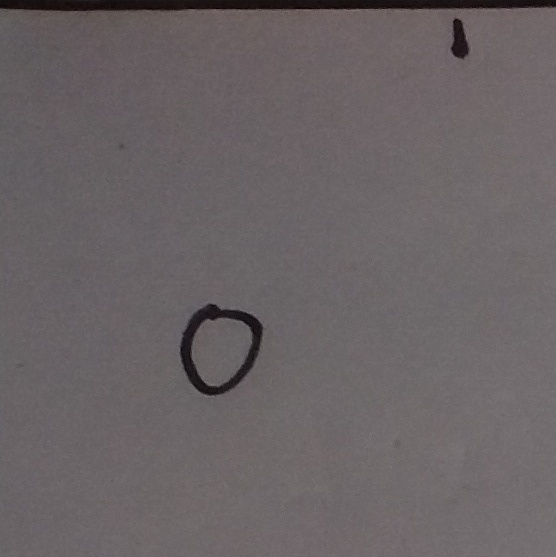
#> input picture Make_digits_data_set/jpg_images/1.jpg, 556 x 557 px; its folder holds 4 pictures in this run
$ jupyter execute resize.ipynb
#> lines starting #> are read from the running program, lines starting #| are printed output that depends on the picture
[cell 1]
import cv2
import os

# Input and output folder
input_folder = "jpg_images"      # folder where your 100 images are stored
output_folder = "resized"       # folder for resized images
os.makedirs(output_folder, exist_ok=True)

# Get all image files and sort them numerically
files = [f for f in os.listdir(input_folder) if f.endswith((".jpg", ".png"))]

# Sort numerically instead of alphabetically
files = sorted(files, key=lambda x: int(os.path.splitext(x)[0]))

# Loop through and resize
for idx, file in enumerate(files[:100], start=1):
    img_path = os.path.join(input_folder, file)
    img = cv2.imread(img_path)
#> img is the input picture: shape (557, 556, 3); mean B, G, R 100.6, 98.8, 105.4

    if img is None:
        print(f"⚠️ Skipped {file} (not an image)")
        continue

    # Resize to 28x28
    resized = cv2.resize(img, (28, 28), interpolation=cv2.INTER_AREA)
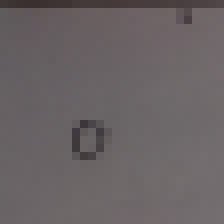
#> resized: shape (28, 28, 3) (shown 8 times larger); mean B, G, R 100.6, 98.8, 105.4

    # Save with new sequential name
    save_path = os.path.join(output_folder, f"{idx}.jpg")
    cv2.imwrite(save_path, resized)

print(f"✅ Resized {len(files[:100])} images to 28x28 and saved sequentially in '{output_folder}'")
